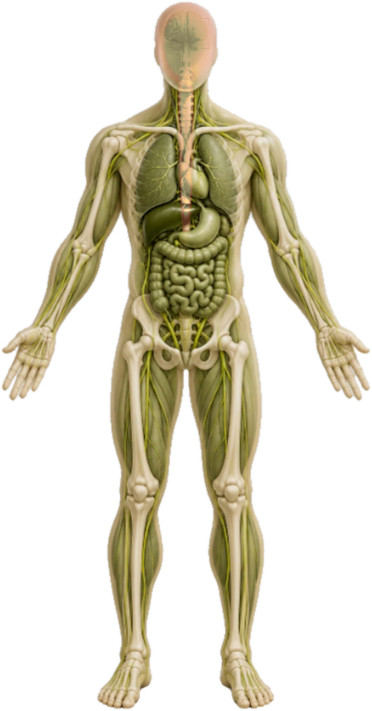
#> input picture home/assets/img/body-anatomy.png, 372 x 711 px, found by its file name
$ python bodyrig.py
#> lines starting #> are read from the running program, lines starting #| are printed output that depends on the picture; after the words box and inside, x2 and y2 are one past the last pixel; in counts of white or black regions, pixels touching at a corner belong together
# Cuts the anatomy cut-out (home/assets/img/body-anatomy.png, from bodycut.py) into rigged parts, cut-out-
# animation style: head, torso, and per side upper arm / forearm / hand / thigh / shin / foot. Each part gets a
# round cap around its proximal joint (drawn over its parent) so no gap can open when a limb rotates.
# Output: home/assets/img/rig/<part>.png + rig.json (positions/pivots in source-image pixels).
import json, os
import numpy as np
from PIL import Image
from scipy import ndimage

R = 'C:/Users/offic/Desktop/arogyati-pitchdeck/home/assets/img/'
UP = 2  # upscale for smoother rotated edges
src = Image.open(R + 'body-anatomy.png').convert('RGBA')
#> src is the input picture: PIL image 372x711 RGBA; mean R, G, B, A 200.9, 196.5, 178.9, 88.7
src = src.resize((src.width * UP, src.height * UP), Image.LANCZOS)
#> src: PIL image 744x1422 RGBA
A = np.asarray(src).astype(np.float32)
H, W = A.shape[:2]
#> H = 1422; W = 744
alpha = A[..., 3] / 255.0
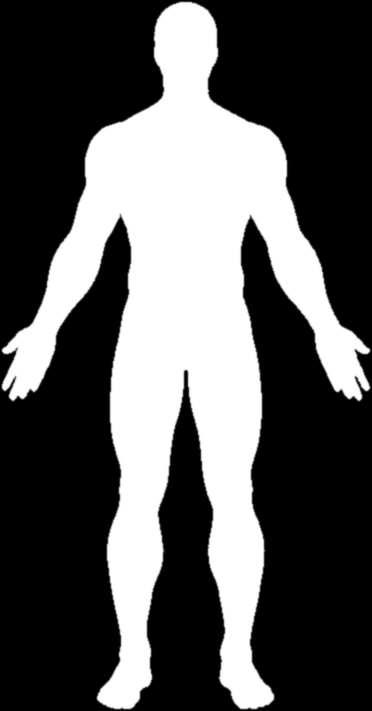
#> alpha: shape (1422, 744) float32 (shown at 1/2 size); min 0, max 1, mean 0.348
body = alpha > 0.5
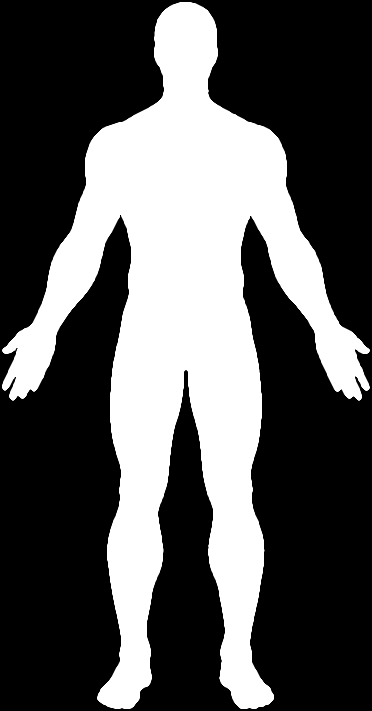
#> body: shape (1422, 744) bool (shown at 1/2 size); 34.8% white; 1 white region, box (x1, y1, x2, y2) and area: (4, 4, 740, 1418) 367967
U = 0.5232  # figure units across the image width (height = 1 unit)

def fu(fx, fy): return np.array([fx * W, fy * H])
J = {'H': fu(.5, .06), 'N': fu(.5, .135), 'C': fu(.5, .19), 'P': fu(.5, .47),
     'sA': fu(.29, .2), 'eA': fu(.2, .34), 'wA': fu(.11, .46), 'tA': fu(.04, .53),
     'sB': fu(.71, .2), 'eB': fu(.8, .34), 'wB': fu(.89, .46), 'tB': fu(.96, .53),
     'iA': fu(.4, .48), 'kA': fu(.375, .68), 'aA': fu(.36, .92), 'oA': fu(.33, .98),
     'iB': fu(.6, .48), 'kB': fu(.625, .68), 'aB': fu(.64, .92), 'oB': fu(.67, .98)}
PARTS = {  # name: (bone a, bone b, region, side, cap radius in units)
    'torso': ('P', 'C', 'torso', None, 0), 'head': ('N', 'H', 'head', None, 0.04),
    'uarmA': ('sA', 'eA', 'arm', 'A', 0.05), 'farmA': ('eA', 'wA', 'arm', 'A', 0.032), 'handA': ('wA', 'tA', 'arm', 'A', 0.024),
    'uarmB': ('sB', 'eB', 'arm', 'B', 0.05), 'farmB': ('eB', 'wB', 'arm', 'B', 0.032), 'handB': ('wB', 'tB', 'arm', 'B', 0.024),
    'thighA': ('iA', 'kA', 'leg', 'A', 0.058), 'shinA': ('kA', 'aA', 'leg', 'A', 0.038), 'footA': ('aA', 'oA', 'leg', 'A', 0.028),
    'thighB': ('iB', 'kB', 'leg', 'B', 0.058), 'shinB': ('kB', 'aB', 'leg', 'B', 0.038), 'footB': ('aB', 'oB', 'leg', 'B', 0.028),
}
yy, xx = np.mgrid[0:H, 0:W]
fx, fy = xx / W, yy / H
ax = np.abs((fx - 0.5) * U)
# regions (measured: arms separate from the torso below the armpit at fy≈0.29)
AT = [(0.29, 0.096), (0.36, 0.097), (0.4, 0.106), (0.44, 0.125), (0.48, 0.138), (0.56, 0.152)]
thr = np.full(fy.shape, 0.102)
m = fy >= 0.29
thr[m] = np.interp(fy[m], [a for a, _ in AT], [b for _, b in AT])
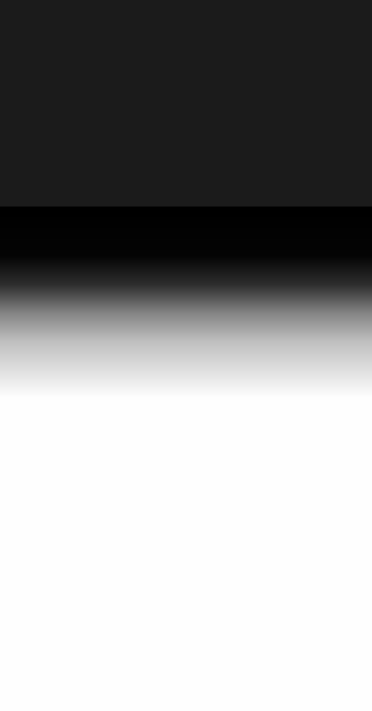
#> thr: shape (1422, 744) float64 (shown at 1/2 size); min 0.096, max 0.152, mean 0.129; drawn with min black and max white
leg = (fy > 0.5) & (ax < 0.15)
arm = ~leg & (fy > 0.16) & (ax > thr)
head = ~arm & ~leg & (fy < 0.152) & (ax < 0.06)
torso = ~arm & ~leg & ~head
sideA = fx < 0.5

def segdist(p, a, b):
    ab = b - a; t = np.clip(((p[0] - a[0]) * ab[0] + (p[1] - a[1]) * ab[1]) / (ab @ ab), 0, 1)
    return np.hypot(p[0] - (a[0] + ab[0] * t), p[1] - (a[1] + ab[1] * t))

P = (xx.astype(np.float32), yy.astype(np.float32))
owner = np.full((H, W), '', dtype=object)
owner[body & torso] = 'torso'; owner[body & head] = 'head'
for reg, names in (('arm', ['uarm', 'farm', 'hand']), ('leg', ['thigh', 'shin', 'foot'])):
    for s, sm in (('A', sideA), ('B', ~sideA)):
        msk = body & (arm if reg == 'arm' else leg) & sm
        ds = np.stack([segdist(P, J[PARTS[n + s][0]], J[PARTS[n + s][1]]) for n in names])
        near = np.argmin(ds, 0)
        for k, n in enumerate(names): owner[msk & (near == k)] = n + s

os.makedirs(R + 'rig', exist_ok=True)
meta = {'w': W, 'h': H, 'units': U, 'joints': {k: [round(float(v[0]), 1), round(float(v[1]), 1)] for k, v in J.items()}, 'parts': {}}
for name, (a, b, reg, side, cap) in PARTS.items():
    msk = owner == name
    if cap:  # round cap at the proximal joint, limited to the body silhouette
        r = cap * H
        msk = msk | (body & ((xx - J[a][0]) ** 2 + (yy - J[a][1]) ** 2 <= r * r))
    msk = ndimage.binary_closing(msk, iterations=2)
    # solid overlap at internal cuts (no seams); the soft edge comes only from the outer silhouette alpha
    msk = ndimage.binary_dilation(msk, iterations=3) & body
    soft = np.clip(ndimage.gaussian_filter(msk.astype(np.float32), 0.6) * 2.0, 0, 1) * alpha
    ys, xs = np.where(soft > 0.02)
    x0, x1, y0, y1 = xs.min(), xs.max() + 1, ys.min(), ys.max() + 1
    rgba = A[y0:y1, x0:x1].copy(); rgba[..., 3] = soft[y0:y1, x0:x1] * 255
    Image.fromarray(rgba.astype(np.uint8)).save(R + f'rig/{name}.png', optimize=True)
    meta['parts'][name] = {'x': int(x0), 'y': int(y0), 'w': int(x1 - x0), 'h': int(y1 - y0), 'a': a, 'b': b}
#> this loop made 14 passes
#> (x0, x1, y0, y1) on passes 1 to 12: (223, 522, 213, 716), (292, 450, 3, 253), (128, 291, 231, 507), (63, 208, 434, 674), (3, 120, 616, 803), (454, 615, 232, 508), (535, 681, 435, 671), (625, 741, 616, 803), (219, 385, 597, 974), (213, 337, 909, 1321), (193, 305, 1265, 1419), (360, 525, 597, 974)
#> pass 1, `msk = owner == name`:
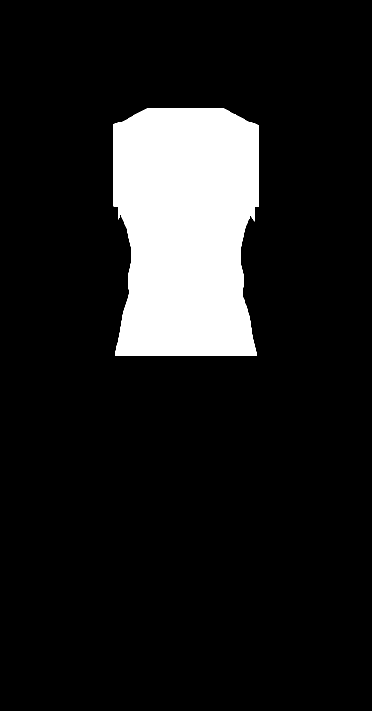
#> msk: shape (1422, 744) bool (shown at 1/2 size); 12.1% white; 1 white region, box (x1, y1, x2, y2) and area: (227, 217, 518, 712) 127905
#> pass 1, `msk = ndimage.binary_dilation(msk, iterations=3) & body`:
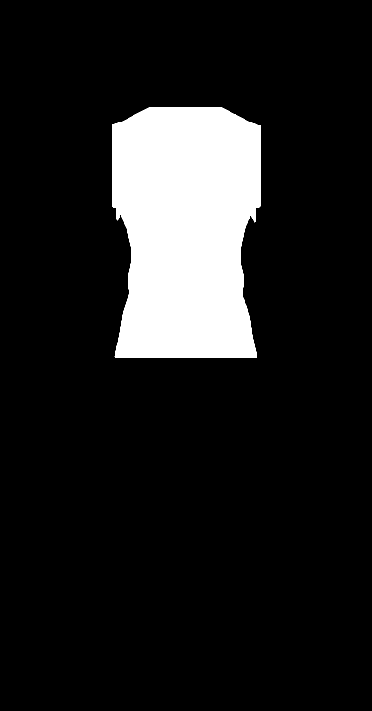
#> msk: shape (1422, 744) bool (shown at 1/2 size); 12.3% white; 1 white region, box (x1, y1, x2, y2) and area: (224, 214, 521, 715) 130403
#> after the loop:
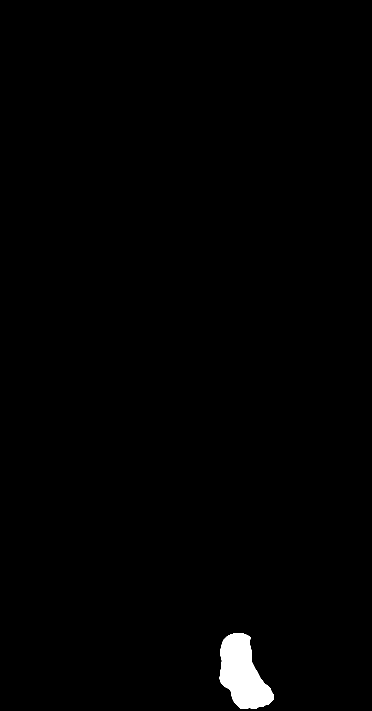
#> msk: shape (1422, 744) bool (shown at 1/2 size); 0.98% white; 1 white region, box (x1, y1, x2, y2) and area: (438, 1266, 548, 1418) 10351
#> after the loop:
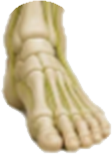
#> rgba: shape (154, 112, 4) float32; mean R, G, B, A 137.2, 126.3, 98.9, 151.2; transparent parts drawn white
#> after the loop, meta = 5 items
json.dump(meta, open(R + 'rig/rig.json', 'w'), separators=(',', ':'))
print({k: (v['w'], v['h']) for k, v in meta['parts'].items()})
#> (printed output is left out)
